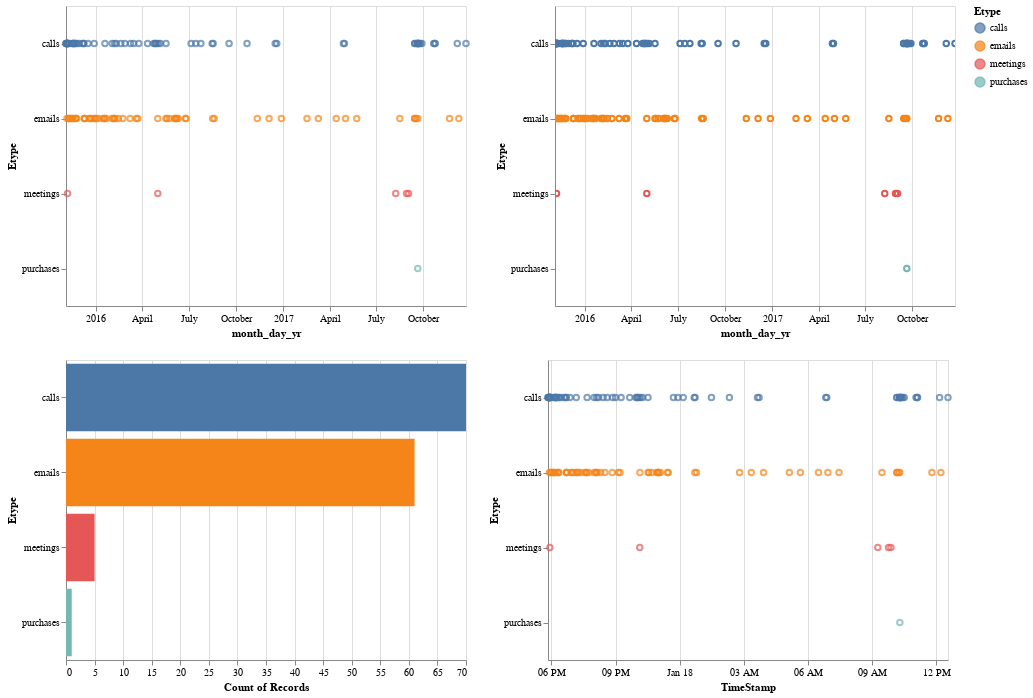

The code cell stored with this chart in its notebook:
### Code cell
(chart1.encode(x='month_day_yr:T') | chart2.encode(x='month_day_yr:T')) & (hist | chart1.encode(x='TimeStamp:T'))

### Figure 1 — Vega-Lite specification as saved in the notebook (floating-point values rounded to 4 significant figures; data arrays with more than 128 entries replaced by an {"elided": "..."} marker saying what was removed)
{"$schema": "https://vega.github.io/schema/vega-lite/v2.4.3.json", "config": {"view": {"height": 300, "width": 400}}, "vconcat": [{"hconcat": [{"data": {"values": {"elided": "137 records"}}, "encoding": {"color": {"condition": {"field": "Etype", "selection": "selector004", "type": "nominal"}, "value": "lightgray"}, "tooltip": [{"field": "Source_Names", "type": "nominal"}, {"field": "Destination_Names", "type": "nominal"}], "x": {"field": "month_day_yr", "type": "temporal"}, "y": {"field": "Etype", "type": "nominal"}}, "mark": "point", "selection": {"selector004": {"encodings": ["x"], "mark": {"fill": "#333", "fillOpacity": 0.125, "stroke": "white"}, "on": "[mousedown, window:mouseup] > window:mousemove!", "resolve": "global", "translate": "[mousedown, window:mouseup] > window:mousemove!", "type": "interval", "zoom": "wheel!"}}}, {"data": {"values": {"elided": "137 records"}}, "encoding": {"color": {"condition": {"field": "Etype", "selection": "selector004", "type": "nominal"}, "value": "lightgray"}, "tooltip": [{"field": "Source_Names", "type": "nominal"}, {"field": "Destination_Names", "type": "nominal"}, {"aggregate": "count", "type": "quantitative"}], "x": {"field": "month_day_yr", "type": "temporal"}, "y": {"field": "Etype", "type": "nominal"}}, "mark": "point", "selection": {"selector006": {"bind": "scales", "encodings": ["x", "y"], "mark": {"fill": "#333", "fillOpacity": 0.125, "stroke": "white"}, "on": "[mousedown, window:mouseup] > window:mousemove!", "resolve": "global", "translate": "[mousedown, window:mouseup] > window:mousemove!", "type": "interval", "zoom": "wheel!"}}, "transform": [{"filter": {"selection": "selector004"}}]}]}, {"hconcat": [{"data": {"values": {"elided": "137 records"}}, "encoding": {"color": {"field": "Etype", "type": "nominal"}, "x": {"aggregate": "count", "type": "quantitative"}, "y": {"field": "Etype", "type": "nominal"}}, "mark": "bar", "transform": [{"filter": {"selection": "selector004"}}]}, {"data": {"values": {"elided": "137 records"}}, "encoding": {"color": {"condition": {"field": "Etype", "selection": "selector004", "type": "nominal"}, "value": "lightgray"}, "tooltip": [{"field": "Source_Names", "type": "nominal"}, {"field": "Destination_Names", "type": "nominal"}], "x": {"field": "TimeStamp", "type": "temporal"}, "y": {"field": "Etype", "type": "nominal"}}, "mark": "point", "selection": {"selector004": {"encodings": ["x"], "mark": {"fill": "#333", "fillOpacity": 0.125, "stroke": "white"}, "on": "[mousedown, window:mouseup] > window:mousemove!", "resolve": "global", "translate": "[mousedown, window:mouseup] > window:mousemove!", "type": "interval", "zoom": "wheel!"}}}]}]}
